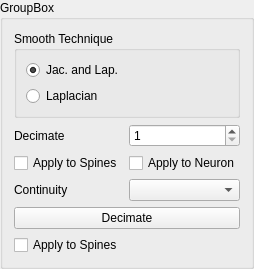
        <widget class="QGroupBox" name="groupBox_ModifiersCtrlHide">
         <property name="enabled">
          <bool>true</bool>
         </property>
         <property name="minimumSize">
          <size>
           <width>0</width>
           <height>125</height>
          </size>
         </property>
         <property name="title">
          <string>GroupBox</string>
         </property>
         <layout class="QFormLayout" name="formLayout_5">
          <item row="1" column="0">
           <widget class="QLabel" name="label_Decimate">
            <property name="text">
             <string>Decimate</string>
            </property>
           </widget>
          </item>
          <item row="3" column="0">
           <widget class="QCheckBox" name="checkBox_SmoothSpines">
            <property name="text">
             <string>Apply to Spines</string>
            </property>
            <property name="checked">
             <bool>false</bool>
            </property>
           </widget>
          </item>
          <item row="1" column="1">
           <widget class="QSpinBox" name="spinBox_DecimateSteps">
            <property name="minimum">
             <number>1</number>
            </property>
           </widget>
          </item>
          <item row="3" column="1">
           <widget class="QCheckBox" name="checkBox_SmoothNeuron">
            <property name="text">
             <string>Apply to Neuron</string>
            </property>
           </widget>
          </item>
          <item row="6" column="0">
           <widget class="QLabel" name="label_SmoothContinuity">
            <property name="text">
             <string>Continuity</string>
            </property>
           </widget>
          </item>
          <item row="6" column="1">
           <widget class="QComboBox" name="comboBox_SmoothContinuity"/>
          </item>
          <item row="7" column="0" colspan="2">
           <widget class="QPushButton" name="pushButton_Decimate">
            <property name="text">
             <string>Decimate</string>
            </property>
           </widget>
          </item>
          <item row="8" column="0">
           <widget class="QCheckBox" name="checkBox_NoiseSpines">
            <property name="text">
             <string>Apply to Spines</string>
            </property>
           </widget>
          </item>
          <item row="0" column="0" colspan="2">
           <widget class="QGroupBox" name="groupBox_SmoothTechnique">
            <property name="minimumSize">
             <size>
              <width>0</width>
              <height>50</height>
             </size>
            </property>
            <property name="title">
             <string>Smooth Technique</string>
            </property>
            <layout class="QVBoxLayout" name="verticalLayout_2">
             <item>
              <widget class="QRadioButton" name="radioButton_SmoothTechnique_JacAndLap">
               <property name="text">
                <string>Jac. and Lap.</string>
               </property>
               <property name="checked">
                <bool>true</bool>
               </property>
              </widget>
             </item>
             <item>
              <widget class="QRadioButton" name="radioButton_SmoothTechnique_Laplacian">
               <property name="text">
                <string>Laplacian</string>
               </property>
              </widget>
             </item>
            </layout>
           </widget>
          </item>
         </layout>
        </widget>
